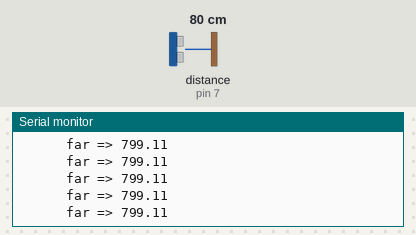
Recording of a sketch running on a simulated Arduino Uno, built with avr-gcc and run on an emulated ATmega328P. Shown: the last lines printed to the serial monitor. Wiring (inferred from the names in the program): ultrasonic range finder: trigger pin 8; echo pin 7. Inputs (shaded band) come from the test bench; at power-on: distance to the obstacle (sensor on pin 7) 80 cm. The echo pulse lasts 58.3 µs per cm.

Above: at 1.2 s.
1.3 s: distance to the obstacle (sensor on pin 7) set to 2 cm
At 1.39 s:
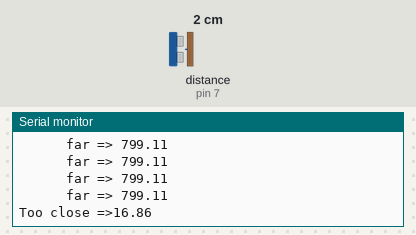
3.2 s: distance to the obstacle (sensor on pin 7) set to 18 cm
At 3.34 s:
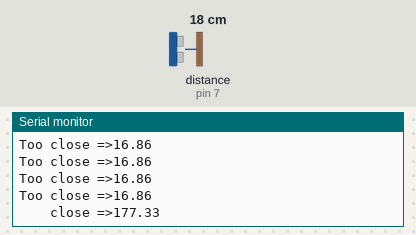

Measured:
- after the input at 1.3 s, the serial monitor: prints a new line after 0.08 s (image 1)
- after the input at 3.2 s, the serial monitor: prints a new line after 0.13 s (image 2)

The sketch:

RangeFinderTest.ino
```cpp
#include "RangeFinder.h"

#define RangeTrig 8
#define RangeEcho 7

//#undef _DEBUG_
#define _DEBUG_

#ifndef _DEBUG_
int debug_lvl = 0;
#else
int debug_lvl = 1;
#endif

// A place to remember the current range
float range = 0.0;

// NOTE: The define here creates
//       a method for controling
//       debug output so we can
//       turn it off simply by
//       undefining the above
//       variable, "_DEBUG_"
#define debugPrint(lvl,s,val) \
        if (debug_lvl >= lvl) { \
          Serial.print(s); \
          Serial.println((float)val); \
        }


RangeFinder *rf;

void setup() {
  // put your setup code here, to run once:
  Serial.begin(115200);
  Serial.println("Pin setup...");
  rf = new RangeFinder(RangeTrig, RangeEcho);
}

void loop() {
  // put your main code here, to run repeatedly:
  //range = findRange();
  rf->filterRangeMillimeters();
  range = rf->distanceInMillimeters();
  if(range < 100.0) {
    debugPrint(0, "Too close =>", range);
  }
  if(range > 100.0 && range < 500.0) {
    debugPrint(0, "    close =>", range);
  }
  if(range > 500.0)
    debugPrint(0, "      far => ", range);
}
```

RangeFinder.cpp
```cpp
#include "Arduino.h"
#include "RangeFinder.h"

RangeFinder::RangeFinder(int triggerPin, int echoPin)
{
  pinMode(triggerPin, OUTPUT);
  digitalWrite(echoPin, LOW);
  pinMode(echoPin, INPUT);
  RangeFinder::_triggerPin = triggerPin;
  RangeFinder::_echoPin = echoPin;
}

RangeFinder::RangeFinder(int triggerPin, int echoPin, int minRange, int maxRange)
{
  pinMode(triggerPin, OUTPUT);
  digitalWrite(echoPin, LOW);
  pinMode(echoPin, INPUT);
  RangeFinder::_triggerPin = triggerPin;
  RangeFinder::_echoPin = echoPin;
  RangeFinder::_minRange = minRange;
  RangeFinder::_maxRange = maxRange;
}

// This code sends a "ping", similar
// to submarine sonar or a bat sonar,
// to determine the range of an object.
unsigned long RangeFinder::pingRange()
{
  RangeFinder::_pingTime = 999999;
  if(!digitalRead(RangeFinder::_echoPin)) {
    digitalWrite(RangeFinder::_triggerPin, LOW);
    delayMicroseconds(5);
    digitalWrite(RangeFinder::_triggerPin, HIGH);
    delayMicroseconds(15);
    digitalWrite(RangeFinder::_triggerPin, LOW);
    delayMicroseconds(5);

    RangeFinder::_pingTime = pulseIn(RangeFinder::_echoPin, HIGH);
    rf_debugPrint(2, "duration => ", RangeFinder::_pingTime);
    if(_pingTime == 0) return 999999;
  } else delay(25);
  return RangeFinder::_pingTime;
}


// This code sends a "ping", similar
// to submarine sonar or a bat sonar,
// to determine the range of an object.
unsigned long RangeFinder::pingRange(unsigned long to)
{

  RangeFinder::_pingTime = 999999;
  if(!digitalRead(RangeFinder::_echoPin)) {
    digitalWrite(RangeFinder::_triggerPin, LOW);
    delayMicroseconds(5);
    digitalWrite(RangeFinder::_triggerPin, HIGH);
    delayMicroseconds(15);
    digitalWrite(RangeFinder::_triggerPin, LOW);
    delayMicroseconds(5);

    RangeFinder::_pingTime = pulseIn(RangeFinder::_echoPin, HIGH, to);
    rf_debugPrint(2, "duration => ", RangeFinder::_pingTime);
    if(RangeFinder::_pingTime == 0) return 999999;
  } else delay(25);
checkRangeDone:
  return RangeFinder::_pingTime;
}

float RangeFinder::distanceInMillimeters()
{
  return (float)(RangeFinder::_pingTime * 0.172);
}

void RangeFinder::filterRangeMillimeters(void) {
  unsigned long lrange,s1,s2,s3;

    s1 = RangeFinder::pingRange(50000);
    delay(50);
    s2 = RangeFinder::pingRange(50000);
    delay(50);
    s3 = RangeFinder::pingRange(50000);

    lrange = 999999.0;
    if(s1 == s2 || s1 == s3)
       lrange = s1;
    if(s2 == s3)
      lrange = s2;

    if(s1 != s2 && s1 != s3 && s2 != s3) {
       if(s1 < s2 && s2 < s3) lrange = s2;
       if(s3 < s2 && s2 < s1) lrange = s2;
       if(s2 < s1 && s1 < s3) lrange = s1;
       if(s3 < s1 && s1 < s2) lrange = s1;
       if(s2 < s3 && s3 < s1) lrange = s3;
       if(s1 < s3 && s3 < s2) lrange = s3;
    }

    RangeFinder::_pingTime = lrange;
}
```

RangeFinder.h
```cpp
#include "Arduino.h"

#ifndef __RANGEFINDER_H__
#define __RANGEFINDER_H__

extern int debug_lvl;

// NOTE: The define here creates
//       a method for controling
//       debug output so we can
//       turn it off simply by
//       undefining the above
//       variable, "_DEBUG_"
#define rf_debugPrint(lvl,s,val) \
        if (debug_lvl >= lvl) { \
          Serial.print(s); \
          Serial.println((float)val); \
        }

class RangeFinder {
    public:
    RangeFinder(int triggerPin, int echoPin);
    RangeFinder(int triggerPin, int echoPin, int minRange, int maxRange);
    unsigned long pingRange(void);
    unsigned long pingRange(unsigned long to);
    float distanceInMillimeters(void);
    void filterRangeMillimeters(void);
    private:
    int _triggerPin;
    int _echoPin;
    int _minRange = -1;
    int _maxRange = -1;
    unsigned long _pingTime;
};

#endif // __RANGEFINDER_H__
```
